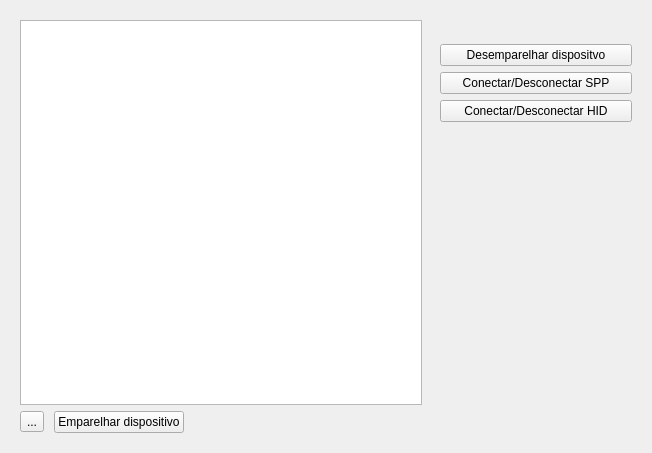
<?xml version="1.0" encoding="UTF-8"?>
<ui version="4.0">
 <class>loggerForm</class>
 <widget class="QWidget" name="loggerForm">
  <property name="geometry">
   <rect>
    <x>0</x>
    <y>0</y>
    <width>652</width>
    <height>453</height>
   </rect>
  </property>
  <property name="sizePolicy">
   <sizepolicy hsizetype="Preferred" vsizetype="Preferred">
    <horstretch>0</horstretch>
    <verstretch>0</verstretch>
   </sizepolicy>
  </property>
  <property name="minimumSize">
   <size>
    <width>0</width>
    <height>0</height>
   </size>
  </property>
  <property name="windowTitle">
   <string>Form</string>
  </property>
  <layout class="QGridLayout" name="gridLayout">
   <item row="0" column="2">
    <widget class="QWidget" name="windowContainer" native="true">
     <layout class="QGridLayout" name="gridLayout_2" columnstretch="2,1">
      <property name="leftMargin">
       <number>0</number>
      </property>
      <property name="topMargin">
       <number>0</number>
      </property>
      <property name="rightMargin">
       <number>0</number>
      </property>
      <property name="bottomMargin">
       <number>0</number>
      </property>
      <property name="spacing">
       <number>0</number>
      </property>
      <item row="0" column="0">
       <widget class="QWidget" name="deviceListContainer" native="true">
        <layout class="QGridLayout" name="gridLayout_3" rowstretch="0,0" columnstretch="0">
         <item row="0" column="0">
          <widget class="QListWidget" name="deviceListWidget"/>
         </item>
         <item row="1" column="0">
          <widget class="QWidget" name="deviceListButtonContainer" native="true">
           <layout class="QHBoxLayout" name="horizontalLayout">
            <property name="spacing">
             <number>10</number>
            </property>
            <property name="leftMargin">
             <number>0</number>
            </property>
            <property name="topMargin">
             <number>0</number>
            </property>
            <property name="rightMargin">
             <number>0</number>
            </property>
            <property name="bottomMargin">
             <number>0</number>
            </property>
            <item>
             <widget class="QToolButton" name="reloadListButton">
              <property name="text">
               <string>...</string>
              </property>
              <property name="icon">
               <iconset theme="QIcon::ThemeIcon::EditFind"/>
              </property>
             </widget>
            </item>
            <item>
             <widget class="QPushButton" name="pairDeviceButton">
              <property name="text">
               <string>Emparelhar dispositivo</string>
              </property>
             </widget>
            </item>
            <item>
             <spacer name="horizontalSpacer">
              <property name="orientation">
               <enum>Qt::Orientation::Horizontal</enum>
              </property>
              <property name="sizeHint" stdset="0">
               <size>
                <width>40</width>
                <height>20</height>
               </size>
              </property>
             </spacer>
            </item>
           </layout>
          </widget>
         </item>
        </layout>
       </widget>
      </item>
      <item row="0" column="1">
       <widget class="QWidget" name="selectedDeviceContainer" native="true">
        <layout class="QVBoxLayout" name="verticalLayout_2">
         <item>
          <widget class="QWidget" name="deviceContainer" native="true">
           <layout class="QGridLayout" name="gridLayout_5"/>
          </widget>
         </item>
         <item>
          <widget class="QPushButton" name="unpairDeviceButton">
           <property name="text">
            <string>Desemparelhar dispositvo</string>
           </property>
          </widget>
         </item>
         <item>
          <widget class="QPushButton" name="sppStateButton">
           <property name="text">
            <string>Conectar/Desconectar SPP</string>
           </property>
          </widget>
         </item>
         <item>
          <widget class="QPushButton" name="hidStateButton">
           <property name="text">
            <string>Conectar/Desconectar HID</string>
           </property>
          </widget>
         </item>
         <item>
          <spacer name="verticalSpacer">
           <property name="orientation">
            <enum>Qt::Orientation::Vertical</enum>
           </property>
           <property name="sizeHint" stdset="0">
            <size>
             <width>20</width>
             <height>40</height>
            </size>
           </property>
          </spacer>
         </item>
        </layout>
       </widget>
      </item>
     </layout>
    </widget>
   </item>
  </layout>
 </widget>
 <resources/>
 <connections/>
</ui>
